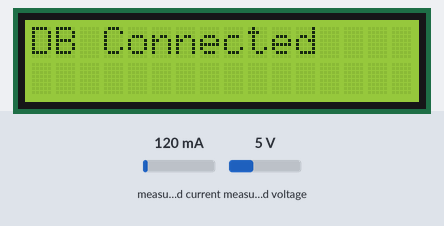
The program below on a simulated ESP32. Shown: 16×2 character LCD. The inputs (shaded band) are chosen by the test bench; at power-on: measured current 120 mA, measured voltage 5 V. WiFi joins after 1.5 s; servers stay silent unless stated; what the program prints to the serial monitor is not drawn.

Above: at 1.72 s.
At 2.8 s:
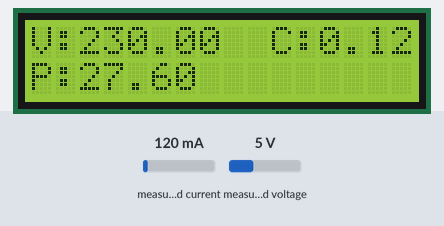
2.9 s: measured current set to 40 mA
At 17.6 s:
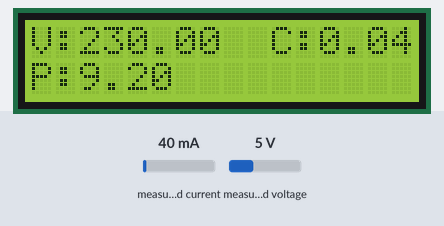
Timing chart, 0 to 19.1 s (numbered marks = the images above; inputs shaded):
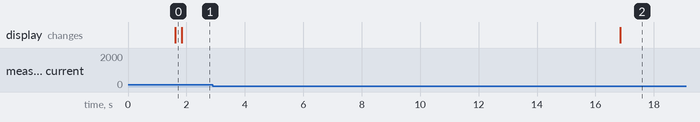

Measured:
- after the input at 2.9 s, the display: changes after 13.9 s (image 2)

The program:

main.cpp
```cpp
#include <Wire.h>
#include <WiFi.h>
#include <OneWire.h>
#include <Arduino.h>
#include <Adafruit_Sensor.h>
#include <driver/adc.h>
#include <DHT.h>
#include "EmonLib.h"
#include <LiquidCrystal_I2C.h>
#include <Firebase_ESP_Client.h>
#include "addons/TokenHelper.h"
#include "addons/RTDBHelper.h"
#define WIFI_PASSWORD "NMKYJS12345"
#define WIFI_SSID "QUANTUM-2"
#define DATA_BASE_URL "https://espdata-96140-default-rtdb.europe-west1.firebasedatabase.app/"
#define DATA_BASE_API "AIzaSyAYWvganNqHKDgka8ciI0NSztVehStWWQA"
#define DHT_PIN 4
#define CT_INPUT 34      // the GPIO pin where the CT sensor is connected
#define VOLTAGE_INPUT 33 // The GPIO pin where the voltege sensor is connected
// #define DHT_TYPE DHT22
// DHT dht(DHT_PIN, DHT_TYPE); // Initialize DHT sensor
EnergyMonitor emon1;
LiquidCrystal_I2C lcd(0x27, 16, 2); // Set the LCD address to 0x27 for a 16 chars and 2 line display
FirebaseData fbdo;
FirebaseAuth auth;
FirebaseConfig config;
const unsigned long SEND_INTERVAL = 15000; // time after which the data will be updated in the database e.g= 15 sec
unsigned long lastDataSendTime = 0;
const float vCalibration = 41.5;
const float currCalibration = 0.15;
bool signupOK = false;
void connectToWifi()
{
  WiFi.mode(WIFI_STA);
  WiFi.begin(WIFI_SSID, WIFI_PASSWORD);
  int retries = 0;
  lcd.setCursor(0, 0);
  lcd.print("Connecting to WiFi");
  while (WiFi.status() != WL_CONNECTED && retries < 15)
  {
    delay(500);
    lcd.print(".");
    Serial.print(".");
    retries++;
  }
  if (WiFi.status() == WL_CONNECTED)
  {
    Serial.println("CONNECTED WITH IP: " + WiFi.localIP().toString());
    lcd.clear();
    lcd.setCursor(0, 0);
    lcd.print("WiFi Connected");
  }
  else
  {
    Serial.println("WiFi connection failed");
    lcd.clear();
    lcd.print("WiFi connection Failed");
  }
}
// Function to connect to FIREBASE data base
void connectToDatabase()
{
  // Assign the dataBase API_KEY
  config.api_key = DATA_BASE_API;
  // Assign the dataBase URL
  config.database_url = DATA_BASE_URL;
  // Using the provided configuration and authintication credientials the firebase connection is established while the user name and pass field are kept empty because of annonymous database
  if (Firebase.signUp(&config, &auth, "", ""))
  {
    Serial.print("Connected to DataBase");
    lcd.clear();
    lcd.print("DB Connected");
    signupOK = true;
  }
  else
  { // this line print a formated string to the serial monitor
    // c_srt is a function used to manipulate the c type string (a null terminated array of characters  )
    Serial.printf("%s\n", config.signer.signupError.message.c_str());
    Serial.print("DB connection failed ");
    lcd.clear();
    lcd.print("DB FAILED");
  }
  config.token_status_callback = tokenStatusCallback;
  Firebase.begin(&config, &auth);
  Firebase.reconnectWiFi(true);
}
// Main function
void setup()
{
  Serial.begin(115200);
  lcd.init();
  lcd.backlight();
  // Initialize the DHT values
  //  calling the connect to wifi function
  connectToWifi();
  // Initialize the current sensor
  emon1.voltage(VOLTAGE_INPUT, vCalibration, 1.7);
  emon1.current(CT_INPUT, currCalibration);
  // Connect to DataBase by calling the function
  connectToDatabase();
}

void loop()
{
  if (Firebase.ready() && signupOK && (millis() - lastDataSendTime > SEND_INTERVAL || lastDataSendTime == 0))
  { // assign value of the millis to  the lastDataSendTime
    lastDataSendTime = millis();
    // This method of emonlib is used to calculate the RMS of using 20(samples) over (2000) 2 seconds
    emon1.calcVI(20, 2000);
    double voltage = emon1.Vrms;
    double amps = emon1.Irms;
    double watt = amps * voltage;
    lcd.clear();
    lcd.print("V:" + String(voltage) + "  C:" + String(amps));
    lcd.setCursor(0, 1);
    lcd.print("P:" + String(watt));

    // WRITE data of current to the path :path/current
    if (Firebase.RTDB.setDouble(&fbdo, "path/current", amps))
    {
      Serial.println("Passed");
      // lcd.print("Passed");
      Serial.println("PATH:" + fbdo.dataPath());
      // lcd.print("PATH:" + fbdo.dataPath());
      Serial.println("TYPE :" + fbdo.dataType());
      // lcd.print("TYPE :" + fbdo.dataType());
    }
    else
    {
      lcd.clear();
      lcd.setCursor(0, 0);
      lcd.print("CURRENT FAILED");
      Serial.println("FAILED TO WRITE CURRENT DATA");
      Serial.println("REASON :" + fbdo.errorReason());
    }
    // WRITE data of power to the path :path/power
    if (Firebase.RTDB.setDouble(&fbdo, "path/power", watt))
    {
      Serial.println("Passed");
      // lcd.print("Passed");
      Serial.println("PATH:" + fbdo.dataPath());
      // lcd.print("PATH:" + fbdo.dataPath());
      Serial.println("TYPE :" + fbdo.dataType());
      // lcd.print("TYPE :" + fbdo.dataType());
    }
    else
    {
      lcd.clear();
      lcd.setCursor(0, 0);
      lcd.print("POWER FAILED");
      Serial.println("FAILED To WRITE POWER DATA");
      Serial.println("REASON :" + fbdo.errorReason());
    }
    // WRITE data of voltage to the path :path/temprature
    if (Firebase.RTDB.setDouble(&fbdo, "path/voltage", voltage))
    {
      Serial.println("Passed");
      // lcd.print("Passed");
      Serial.println("PATH:" + fbdo.dataPath());
      // lcd.print("PATH:" + fbdo.dataPath());
      Serial.println("TYPE :" + fbdo.dataType());
      // lcd.print("TYPE :" + fbdo.dataType());
    }
    else
    {
      lcd.clear();
      lcd.setCursor(0, 0);
      lcd.print("VOLTAGE FAILED");
      Serial.println("FAILED TO WRITE VOLTAGE DATA");
      Serial.println("REASON :" + fbdo.errorReason());
    }
  }
}
```
